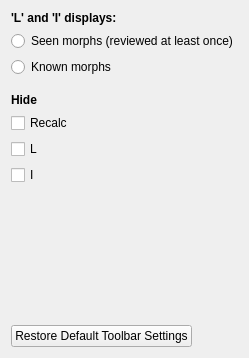
       <widget class="QWidget" name="toolbar_tab">
        <property name="sizePolicy">
         <sizepolicy hsizetype="Preferred" vsizetype="Preferred">
          <horstretch>0</horstretch>
          <verstretch>0</verstretch>
         </sizepolicy>
        </property>
        <attribute name="title">
         <string>Toolbar</string>
        </attribute>
        <layout class="QVBoxLayout" name="verticalLayout_35">
         <item>
          <layout class="QVBoxLayout" name="verticalLayout_14">
           <property name="topMargin">
            <number>0</number>
           </property>
           <item>
            <widget class="QLabel" name="label_37">
             <property name="font">
              <font>
               <bold>true</bold>
              </font>
             </property>
             <property name="text">
              <string>'L' and 'I' displays:</string>
             </property>
            </widget>
           </item>
           <item>
            <widget class="QRadioButton" name="toolbarStatsUseSeenRadioButton">
             <property name="text">
              <string>Seen morphs (reviewed at least once)</string>
             </property>
            </widget>
           </item>
           <item>
            <widget class="QRadioButton" name="toolbarStatsUseKnownRadioButton">
             <property name="text">
              <string>Known morphs</string>
             </property>
            </widget>
           </item>
          </layout>
         </item>
         <item>
          <layout class="QVBoxLayout" name="verticalLayout_25">
           <property name="topMargin">
            <number>10</number>
           </property>
           <item>
            <widget class="QLabel" name="label_45">
             <property name="font">
              <font>
               <bold>true</bold>
              </font>
             </property>
             <property name="text">
              <string>Hide</string>
             </property>
            </widget>
           </item>
           <item>
            <widget class="QCheckBox" name="hideRecalcCheckBox">
             <property name="text">
              <string>Recalc</string>
             </property>
            </widget>
           </item>
           <item>
            <widget class="QCheckBox" name="hideLemmaCheckBox">
             <property name="text">
              <string>L</string>
             </property>
            </widget>
           </item>
           <item>
            <widget class="QCheckBox" name="hideInflectionCheckBox">
             <property name="text">
              <string>I</string>
             </property>
            </widget>
           </item>
          </layout>
         </item>
         <item>
          <spacer name="verticalSpacer_3">
           <property name="orientation">
            <enum>Qt::Vertical</enum>
           </property>
           <property name="sizeHint" stdset="0">
            <size>
             <width>20</width>
             <height>124</height>
            </size>
           </property>
          </spacer>
         </item>
         <item>
          <layout class="QHBoxLayout" name="horizontalLayout_27">
           <property name="topMargin">
            <number>10</number>
           </property>
           <item>
            <widget class="QPushButton" name="restoreToolbarPushButton">
             <property name="text">
              <string>Restore Default Toolbar Settings</string>
             </property>
            </widget>
           </item>
           <item>
            <spacer name="horizontalSpacer_24">
             <property name="orientation">
              <enum>Qt::Horizontal</enum>
             </property>
             <property name="sizeHint" stdset="0">
              <size>
               <width>40</width>
               <height>20</height>
              </size>
             </property>
            </spacer>
           </item>
          </layout>
         </item>
        </layout>
       </widget>
